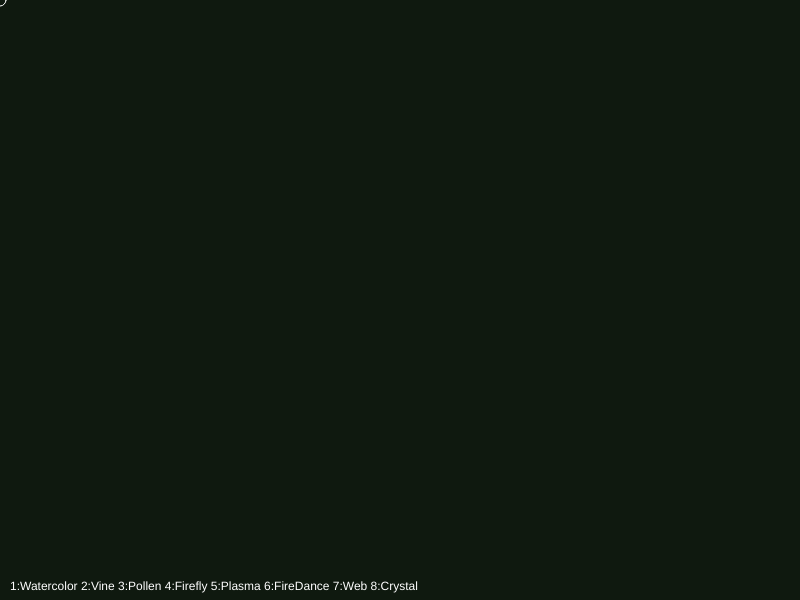
Frame 1 (no input)
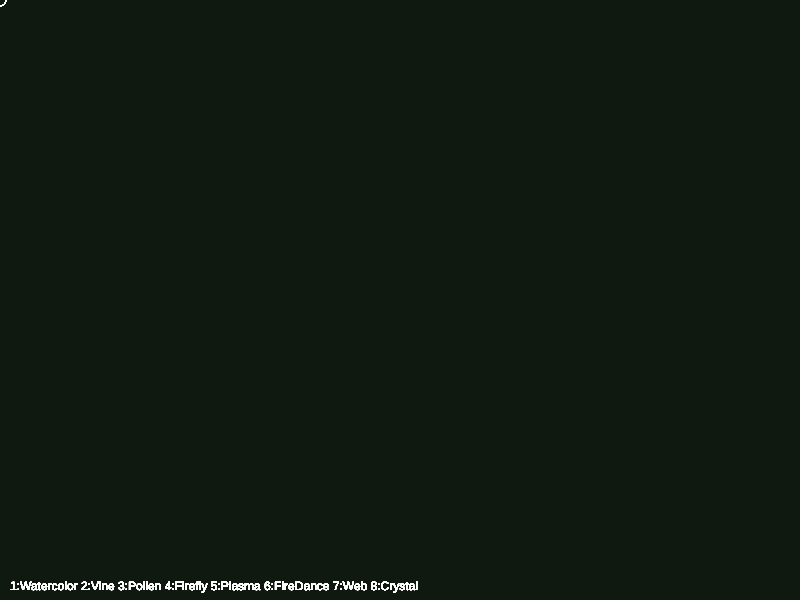
Frame 60 (no input)
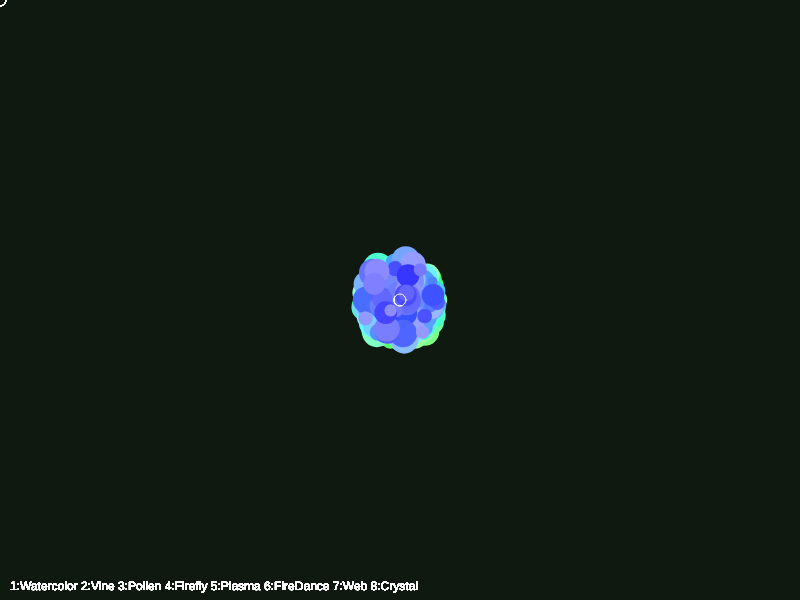
Frame 120 (the mouse pressed at the canvas centre since frame 60)

The p5.js sketch that drew these frames (run headless with seeded random() and noise() and a simulated clock; from frame 60 on, the mouse is pressed at the canvas centre):

// p5.js sketch
// ── sketch.js
let b=1, vines=[], pollen=[], orbs=[], flames=[], bg;

function setup(){createCanvas(800,600);bg=color(15,25,15);background(bg);colorMode(HSB);noCursor()}

function draw(){
if(b===5){fill(hue(bg),saturation(bg),brightness(bg),3);noStroke();rect(0,0,width,height)}

// 1: Watercolor Bloom
if(b===1&&mouseIsPressed){
let h=(frameCount*2)%360;
for(let i=0;i<8;i++){
let a=random(TWO_PI),r=random(5,40);
fill(h,random(40,80),100,8);noStroke();
ellipse(mouseX+cos(a)*r,mouseY+sin(a)*r,random(10,30))
}}

// 2: Branching Vine
if(b===2&&mouseIsPressed&&frameCount%3===0){
let angle=random(TWO_PI);
vines.push({x:mouseX,y:mouseY,a:angle,h:random(80,160),l:random(30,80),w:random(2,6)})
}
for(let i=vines.length-1;i>=0;i--){
let v=vines[i];v.x+=cos(v.a)*2;v.y+=sin(v.a)*2;v.l--;v.w*=0.97;
v.a+=random(-0.3,0.3);
stroke(v.h,70,80,v.l/2);strokeWeight(v.w);
point(v.x,v.y);
if(v.l<=0||v.x<0||v.x>width||v.y<0||v.y>height)vines.splice(i,1)
}

// 3: Pollen Wind
if(b===3){
if(mouseIsPressed)for(let i=0;i<3;i++)pollen.push({x:mouseX,y:mouseY,vx:random(-3,3),vy:random(-1,2),h:random(40,60),s:random(2,5),l:255});
for(let i=pollen.length-1;i>=0;i--){
let p=pollen[i];p.x+=p.vx+noise(p.y*0.01)*2-1;p.y+=p.vy;p.l-=2;
fill(p.h,80,100,p.l/3);noStroke();ellipse(p.x,p.y,p.s);
if(p.l<=0)pollen.splice(i,1)
}}

// 4: Firefly Swarm
if(b===4&&mouseIsPressed){
for(let i=0;i<6;i++){
let a=random(TWO_PI),d=random(20,80);
fill(random(50,70),100,100,random(20,60));noStroke();
ellipse(mouseX+cos(a)*d,mouseY+sin(a)*d,random(2,6))
}}

// 5: Plasma Orb
if(b===5&&mouseIsPressed){
orbs.push({x:mouseX,y:mouseY,r:random(10,40),h:random(280,340),l:60})
}
for(let i=orbs.length-1;i>=0;i--){
let o=orbs[i];o.r+=0.5;o.l-=1;
noFill();stroke(o.h,100,100,o.l);strokeWeight(2);
ellipse(o.x,o.y,o.r*2);
stroke((o.h+30)%360,100,100,o.l*0.5);strokeWeight(4);
ellipse(o.x,o.y,o.r*1.5);
if(o.l<=0)orbs.splice(i,1)
}

// 6: Fire Dance (replaced Moss)
if(b===6&&mouseIsPressed){
for(let i=0;i<4;i++){
flames.push({
x:mouseX+random(-15,15),
y:mouseY,
vx:random(-1,1),
vy:random(-3,-0.5),
h:random(0,40),
s:random(10,25),
l:random(80,120)
})
}
}
for(let i=flames.length-1;i>=0;i--){
let f=flames[i];
f.x+=f.vx+noise(f.y*0.05)*2-1;
f.y+=f.vy;
f.s*=0.96;
f.l-=2;
f.h=(f.h+0.5)%60;
noStroke();
fill(f.h,100,100,f.l);
ellipse(f.x,f.y,f.s);
fill((f.h+15)%360,80,100,f.l*0.5);
ellipse(f.x,f.y,f.s*0.6);
if(f.l<=0||f.s<1)flames.splice(i,1)
}

// 7: Spider Web
if(b===7&&mouseIsPressed){
stroke(0,0,100,30);strokeWeight(0.5);
for(let i=0;i<3;i++){
let a=random(TWO_PI),d=random(50,200);
line(mouseX,mouseY,mouseX+cos(a)*d,mouseY+sin(a)*d)
}}

// 8: Crystal Formation
if(b===8&&mouseIsPressed){
let h=(frameCount*3)%360;
push();translate(mouseX,mouseY);rotate(frameCount*0.1);
for(let i=0;i<6;i++){
rotate(PI/3);stroke(h,60,100,80);strokeWeight(2);
line(0,0,0,random(10,40))
}
pop()
}

// Cursor
stroke(255,100);noFill();ellipse(mouseX,mouseY,12);

// FIXED UI - plain white text, no glow
fill(255);
noStroke();
textAlign(LEFT);
textSize(12);
text("1:Watercolor 2:Vine 3:Pollen 4:Firefly 5:Plasma 6:FireDance 7:Web 8:Crystal",10,height-10)
}

function keyPressed(){if(key>='1'&&key<='8')b=int(key);if(key=='c'){background(bg);vines=[];pollen=[];orbs=[];flames=[]}}
